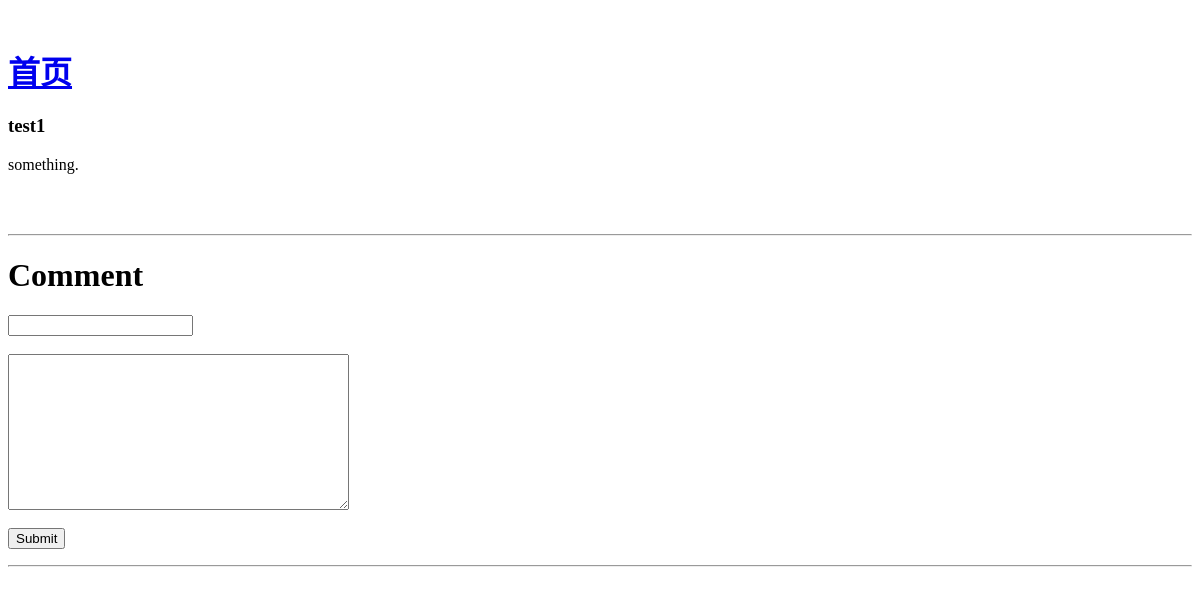
/blog/article/2, run on an earlier commit of the app's database.
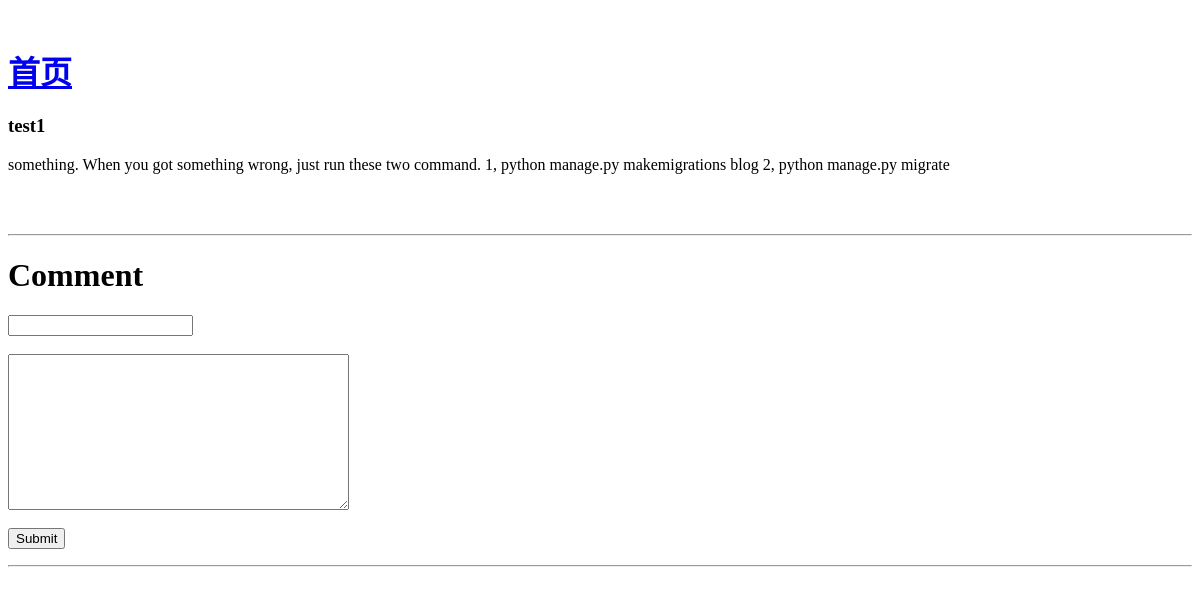
And on a later commit of the database.
### blog/models.py (models this page shows, shortened)
class Article(models.Model):
    STATUS_CHOICES = (
        ('draft','草稿'),
        ('published','已发布'),
        )
    title = models.CharField('标题',max_length=20)
    text = models.TextField('正文')
    created_time = models.DateTimeField('创建时间',auto_now_add=True)
    status = models.CharField('文章状态',max_length=10,choices=STATUS_CHOICES)
    category = models.ForeignKey('Category',verbose_name='分类',null=True,on_delete=models.SET_NULL)
    tag = models.ManyToManyField('Tag',verbose_name='标签',blank=True)

### blog/views.py (the view)
# urls.py: url(r'^article/(?P<article_id>\d+)$',views.ArticleView.as_view(),name='article'),
class ArticleView(DetailView):
    model = Article   #不指定queryset就要指定model
    template_name = 'blog/detail.html'
    context_object_name = 'article'
    pk_url_kwarg = 'article_id'  #URLconf中主键的关键字参数的名称
    def get_object(self):
        obj = super(ArticleView,self).get_object()
        obj.text = markdown2.markdown(obj.text)
        return obj
    def get_context_data(self,**kwargs):
        kwargs['comment_list'] = self.object.comment_set.all()
        kwargs['form'] = CommentForm()
        return super(ArticleView,self).get_context_data(**kwargs)

### blog/forms.py
class CommentForm(forms.ModelForm):
    class Meta:
        model = Comment #设置表单form关联的模型model
        fields = ('username','content') #设置在模板中渲染的字段

### blog/templates/blog/detail.html (shortened to what this page needs)
﻿<html>
<head><title>文章详情</title></head>
<body>
<h1 style='color:blue;'>
    <a href=" {% url 'blog:index' %}">首页</a>
</h1>
<h3>{{article.title}}</h3>
{{article.text|safe}}
<br />
{% include 'blog/comment.html' %}
</body>
</html>

### blog/templates/blog/comment.html (shortened to what this page needs)
﻿<html>
<body>
<hr />
<h1>Comment</h1>
<form method="post" action="{% url 'blog:comment' article.pk %}">
    {% for field in form %}
        {{ field }}
        <br>
        <br>
    {% endfor %}
<button type="submit">Submit</button>
</form>
<hr />
</body>
</html>

What changed in the data, as far as the page shows it:
changed Article "test1": text "something." → "something. When you got something wrong, just run these two command. 1, python manage.py makemigrations blog 2, python manage.py migrate"
